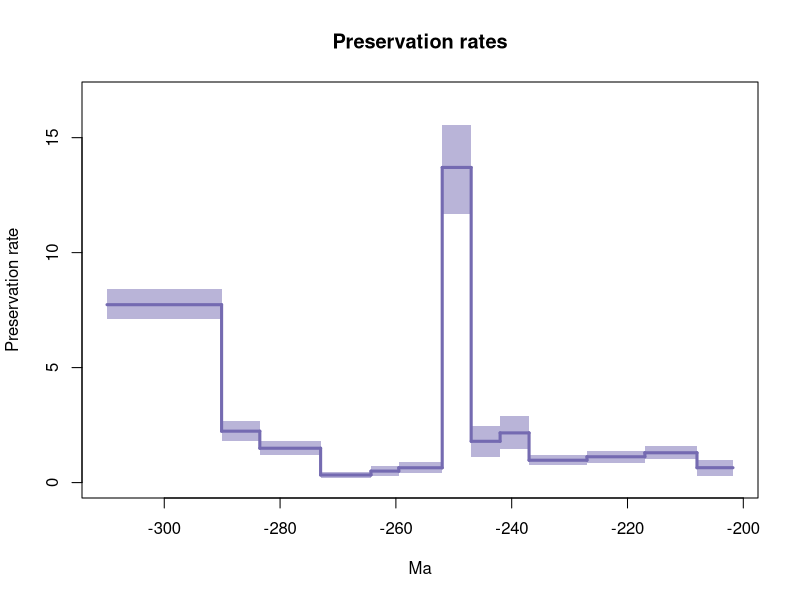

Recreate this plot in R.
library(scales)


#pdf(file='C:\Users\SimoesLabAdmin\Documents\BDNN_Arielli\temnospondyli\mcmc_no_predictors\A_mcmc_200_iterations/temnospondyli_pyrate_1_A_mcmc_G_BD1-1_mcmc_RTT_Qrates.pdf',width=0.6*9, height=0.6*7)
#pdf with forward slashes
pdf(file='C:/Users/SimoesLabAdmin/Documents/BDNN_Arielli/temnospondyli/mcmc_no_predictors/A_mcmc_200_iterations/temnospondyli_pyrate_1_A_mcmc_G_BD1-1_mcmc_RTT_Qrates.pdf',width=0.6*9, height=0.6*7)
age = c(-309.8832168193317, -290.1)
Q_mean = 7.737176425883716
Q_hpd_m = 7.12987045168964
Q_hpd_M = 8.403369707493919
plot(age,age,type = 'n', ylim = c(0, 16.75103209659887), xlim = c(-309.8832168193317,-201.7867914275552), ylab = 'Preservation rate', xlab = 'Ma',main='Preservation rates' )
segments(x0=age[1], y0 = Q_mean, x1 = age[2], y1 = Q_mean, col = "#756bb1", lwd=3)
polygon( c(age, rev(age)), c(Q_hpd_m, Q_hpd_m, Q_hpd_M, Q_hpd_M), col = alpha("#756bb1",0.5), border = NA)
age = c(-290.1, -283.5)
Q_mean = 2.2353884835984226
Q_hpd_m = 1.8079511388981684
Q_hpd_M = 2.6718575308206063
segments(x0=age[1], y0 = 7.737176425883716, x1 = age[1], y1 = Q_mean, col = "#756bb1", lwd=3)
segments(x0=age[1], y0 = Q_mean, x1 = age[2], y1 = Q_mean, col = "#756bb1", lwd=3)
polygon( c(age, rev(age)), c(Q_hpd_m, Q_hpd_m, Q_hpd_M, Q_hpd_M), col = alpha("#756bb1",0.5), border = NA)
age = c(-283.5, -273.0)
Q_mean = 1.494653209341282
Q_hpd_m = 1.2203768839395261
Q_hpd_M = 1.8100974331844548
segments(x0=age[1], y0 = 2.2353884835984226, x1 = age[1], y1 = Q_mean, col = "#756bb1", lwd=3)
segments(x0=age[1], y0 = Q_mean, x1 = age[2], y1 = Q_mean, col = "#756bb1", lwd=3)
polygon( c(age, rev(age)), c(Q_hpd_m, Q_hpd_m, Q_hpd_M, Q_hpd_M), col = alpha("#756bb1",0.5), border = NA)
age = c(-273.0, -264.3)
Q_mean = 0.3312178087277676
Q_hpd_m = 0.22045328785996834
Q_hpd_M = 0.45201878991172734
segments(x0=age[1], y0 = 1.494653209341282, x1 = age[1], y1 = Q_mean, col = "#756bb1", lwd=3)
segments(x0=age[1], y0 = Q_mean, x1 = age[2], y1 = Q_mean, col = "#756bb1", lwd=3)
polygon( c(age, rev(age)), c(Q_hpd_m, Q_hpd_m, Q_hpd_M, Q_hpd_M), col = alpha("#756bb1",0.5), border = NA)
age = c(-264.3, -259.5)
Q_mean = 0.49890483633650845
Q_hpd_m = 0.26965425382996727
Q_hpd_M = 0.7339014468924255
segments(x0=age[1], y0 = 0.3312178087277676, x1 = age[1], y1 = Q_mean, col = "#756bb1", lwd=3)
segments(x0=age[1], y0 = Q_mean, x1 = age[2], y1 = Q_mean, col = "#756bb1", lwd=3)
polygon( c(age, rev(age)), c(Q_hpd_m, Q_hpd_m, Q_hpd_M, Q_hpd_M), col = alpha("#756bb1",0.5), border = NA)
age = c(-259.5, -252.0)
Q_mean = 0.643893952056501
Q_hpd_m = 0.41312039173762827
Q_hpd_M = 0.8936460617744793
segments(x0=age[1], y0 = 0.49890483633650845, x1 = age[1], y1 = Q_mean, col = "#756bb1", lwd=3)
segments(x0=age[1], y0 = Q_mean, x1 = age[2], y1 = Q_mean, col = "#756bb1", lwd=3)
polygon( c(age, rev(age)), c(Q_hpd_m, Q_hpd_m, Q_hpd_M, Q_hpd_M), col = alpha("#756bb1",0.5), border = NA)
age = c(-252.0, -247.0)
Q_mean = 13.704732873015915
Q_hpd_m = 11.665239020127027
Q_hpd_M = 15.54270667773546
segments(x0=age[1], y0 = 0.643893952056501, x1 = age[1], y1 = Q_mean, col = "#756bb1", lwd=3)
segments(x0=age[1], y0 = Q_mean, x1 = age[2], y1 = Q_mean, col = "#756bb1", lwd=3)
polygon( c(age, rev(age)), c(Q_hpd_m, Q_hpd_m, Q_hpd_M, Q_hpd_M), col = alpha("#756bb1",0.5), border = NA)
age = c(-247.0, -242.0)
Q_mean = 1.7955300464763542
Q_hpd_m = 1.0951773730127432
Q_hpd_M = 2.4568855025142757
segments(x0=age[1], y0 = 13.704732873015915, x1 = age[1], y1 = Q_mean, col = "#756bb1", lwd=3)
segments(x0=age[1], y0 = Q_mean, x1 = age[2], y1 = Q_mean, col = "#756bb1", lwd=3)
polygon( c(age, rev(age)), c(Q_hpd_m, Q_hpd_m, Q_hpd_M, Q_hpd_M), col = alpha("#756bb1",0.5), border = NA)
age = c(-242.0, -237.0)
Q_mean = 2.1618327969351676
Q_hpd_m = 1.4779146680204593
Q_hpd_M = 2.9110909141274792
segments(x0=age[1], y0 = 1.7955300464763542, x1 = age[1], y1 = Q_mean, col = "#756bb1", lwd=3)
segments(x0=age[1], y0 = Q_mean, x1 = age[2], y1 = Q_mean, col = "#756bb1", lwd=3)
polygon( c(age, rev(age)), c(Q_hpd_m, Q_hpd_m, Q_hpd_M, Q_hpd_M), col = alpha("#756bb1",0.5), border = NA)
age = c(-237.0, -227.0)
Q_mean = 0.9729216949225774
Q_hpd_m = 0.7488374801590514
Q_hpd_M = 1.2016675174000953
segments(x0=age[1], y0 = 2.1618327969351676, x1 = age[1], y1 = Q_mean, col = "#756bb1", lwd=3)
segments(x0=age[1], y0 = Q_mean, x1 = age[2], y1 = Q_mean, col = "#756bb1", lwd=3)
polygon( c(age, rev(age)), c(Q_hpd_m, Q_hpd_m, Q_hpd_M, Q_hpd_M), col = alpha("#756bb1",0.5), border = NA)
age = c(-227.0, -217.0)
Q_mean = 1.122901674044964
Q_hpd_m = 0.8695273916112928
Q_hpd_M = 1.385337381565648
segments(x0=age[1], y0 = 0.9729216949225774, x1 = age[1], y1 = Q_mean, col = "#756bb1", lwd=3)
segments(x0=age[1], y0 = Q_mean, x1 = age[2], y1 = Q_mean, col = "#756bb1", lwd=3)
polygon( c(age, rev(age)), c(Q_hpd_m, Q_hpd_m, Q_hpd_M, Q_hpd_M), col = alpha("#756bb1",0.5), border = NA)
age = c(-217.0, -208.0)
Q_mean = 1.2963987036616422
Q_hpd_m = 1.0147694026180414
Q_hpd_M = 1.595869067609603
segments(x0=age[1], y0 = 1.122901674044964, x1 = age[1], y1 = Q_mean, col = "#756bb1", lwd=3)
segments(x0=age[1], y0 = Q_mean, x1 = age[2], y1 = Q_mean, col = "#756bb1", lwd=3)
polygon( c(age, rev(age)), c(Q_hpd_m, Q_hpd_m, Q_hpd_M, Q_hpd_M), col = alpha("#756bb1",0.5), border = NA)
age = c(-208.0, -201.7867914275552)
Q_mean = 0.6473162579938009
Q_hpd_m = 0.3048807724652214
Q_hpd_M = 1.001019074158442
segments(x0=age[1], y0 = 1.2963987036616422, x1 = age[1], y1 = Q_mean, col = "#756bb1", lwd=3)
segments(x0=age[1], y0 = Q_mean, x1 = age[2], y1 = Q_mean, col = "#756bb1", lwd=3)
polygon( c(age, rev(age)), c(Q_hpd_m, Q_hpd_m, Q_hpd_M, Q_hpd_M), col = alpha("#756bb1",0.5), border = NA)
n <- dev.off()
